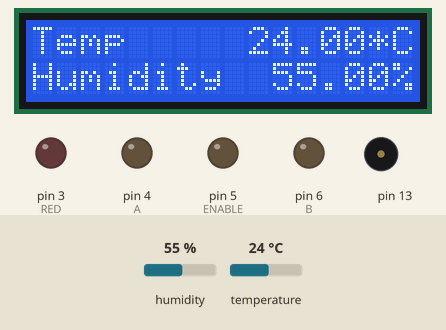
Recording of a sketch running on a simulated Arduino Uno, built with avr-gcc and run on an emulated ATmega328P. On the bench: 16×2 character LCD, output pins drawn as LEDs (lit = HIGH), buzzer (waves = sounding). The test bench sets the inputs (shaded band); at power-on: temperature 24 °C, humidity 55 %.

Above: at 9.2 s.
9.3 s: temperature set to 28 °C
At 22.3 s:
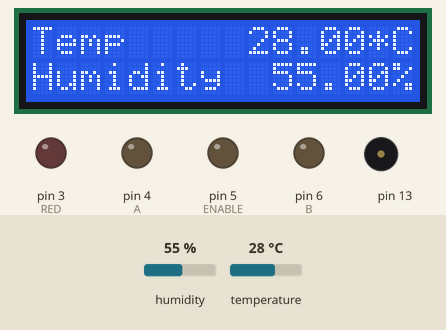
22.6 s: temperature set to 31 °C
At 36.5 s:
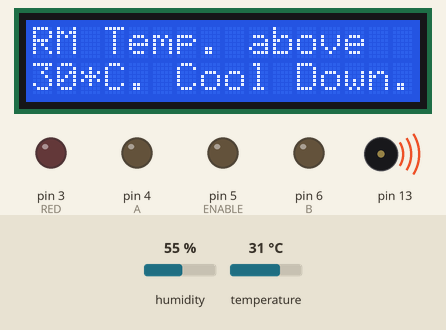
36.6 s: temperature set to 12 °C
At 46.5 s:
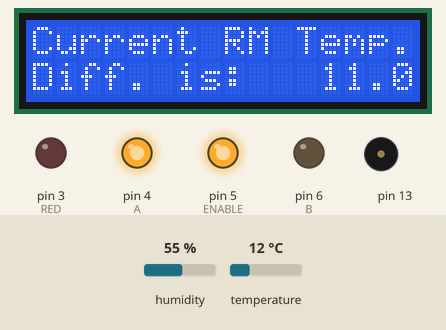
50.6 s: temperature set to 33 °C
At 58.6 s:
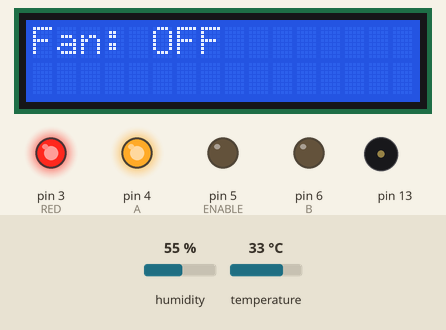
Timing chart, 0 to 76.7 s (numbered marks = the images above; inputs shaded):
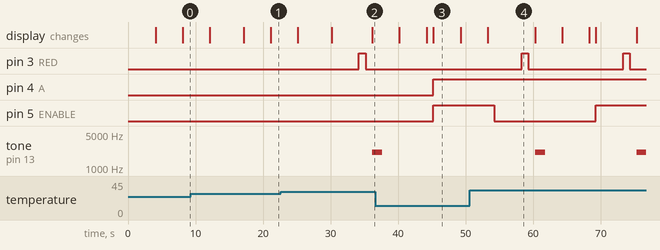

The sketch:

Project_H.ino
```cpp
#include <LiquidCrystal.h>
#include "DHT.h"
#include "pitches.h"

#define DHTPIN 2
#define DHTTYPE DHT11
#define RED 3

#define ENABLE 5
#define A 4
#define B 6

LiquidCrystal lcd(7, 8, 9, 10, 11, 12);
DHT dht(DHTPIN, DHTTYPE);

/*
problems
led does not respond in setup
place the fan in*/
void setup() {
  // put your setup code here, to run once:
  pinMode(RED, OUTPUT);

  /*int i;
  for (i = 0; i > 4; i++) {
    digitalWrite(RED, HIGH);
    delay(500);
    digitalWrite(RED, LOW);
    delay(500);
  }*/
  lcd.begin(16, 2);
  dht.begin();

  lcd.clear();
  lcd.setCursor(0, 0);
  lcd.print("Welcome to");
  lcd.setCursor(0, 1);
  lcd.print("Thermostat Labs");
  delay(4000);
  lcd.clear();
  lcd.print("1.2.2018 Edition");
  delay(4000);

  pinMode(ENABLE,OUTPUT);
  pinMode(A,OUTPUT);
  pinMode(B,OUTPUT);

}

void loop() {
  // put your main code here, to run repeatedly:
  digitalWrite(RED, LOW);

  int currtime = millis();
  int setmain = 60000;

  float h = dht.readHumidity();
  float f = dht.readTemperature(true);

  if (isnan(h) || isnan(f)) {
    lcd.setCursor(0, 0);
    lcd.print("ERROR");
    tone(13, NOTE_C5, 1000);
    digitalWrite(RED, HIGH);
    delay(1000);
    return;
  }

  float c = (5.00 / 9.00) * (f - 32.00);


  if (c >= 30.00) {
    digitalWrite(RED, HIGH);
    delay(1000);
    digitalWrite(RED, LOW);
    delay(1000);
    tone(13, NOTE_C7, 1500);

    lcd.clear();
    lcd.setCursor(0, 0);
    lcd.print("RM Temp. above  ");
    lcd.setCursor(0, 1);
    lcd.print("30*C. Cool Down.");
    delay(4000);

  }
  lcd.clear();
  lcd.setCursor(0, 0);
  lcd.print("Temp          *C");
  lcd.setCursor(0, 1);
  lcd.print("Humidity       %");
  lcd.setCursor(9, 0);
  lcd.print(c);
  lcd.setCursor(10, 1);
  lcd.print(h);

  delay(4000);

  fan(c,h);
  systemcool(currtime,setmain);

  if (c >= 20.00) {
    float netres = c - 20.00;

    lcd.clear();
    lcd.setCursor(0, 0);
    lcd.print("Current RM Temp.");
    lcd.setCursor(0, 1);
    lcd.print("Diff. is:       ");
    lcd.setCursor(12, 1);
    lcd.print(netres);
    delay(4000);
  }

}

void fan(float c,float h){
  if(c >= 30.00){
    lcd.clear();
    lcd.print("Fan: ON");
    delay(1000);
    digitalWrite(ENABLE,HIGH);
    digitalWrite(A,HIGH);
    digitalWrite(B,LOW);
    if(c < 30.00){
      lcd.clear();
      lcd.print("Fan: OFF");
      delay(1000);
      int j;
      for(j = 255; j <= 0;j--){
        analogWrite(ENABLE,j);
        delay(200);
      }
    }

  }else if(h >= 70.00){
    lcd.clear();
    lcd.print("Fan: ON");
    delay(1000);
    digitalWrite(ENABLE,HIGH);
    digitalWrite(A,HIGH);
    digitalWrite(B,LOW);
    if(h < 70.00){
      lcd.clear();
      lcd.print("Fan: OFF");
      delay(1000);
      int k;
      for(k = 255; k <= 0;k--){
        analogWrite(ENABLE,k);
        delay(200);
      }
    }
  }else{
    lcd.clear();
    lcd.print("Fan: OFF");
    delay(1000);
    digitalWrite(ENABLE,LOW);
    delay(4000);
  }
}

void systemcool(int setmain,int currtime){
  if(currtime == setmain){
    digitalWrite(ENABLE,HIGH);
    digitalWrite(A,LOW);
    digitalWrite(B,HIGH);
    delay(10000);
    digitalWrite(B,LOW);
    delay(200);
    setmain += 60000;
  }


}
```

pitches.h
```cpp
#define NOTE_B0  31
#define NOTE_C1  33
#define NOTE_CS1 35
#define NOTE_D1  37
#define NOTE_DS1 39
#define NOTE_E1  41
#define NOTE_F1  44
#define NOTE_FS1 46
#define NOTE_G1  49
#define NOTE_GS1 52
#define NOTE_A1  55
#define NOTE_AS1 58
#define NOTE_B1  62
#define NOTE_C2  65
#define NOTE_CS2 69
#define NOTE_D2  73
#define NOTE_DS2 78
#define NOTE_E2  82
#define NOTE_F2  87
#define NOTE_FS2 93
#define NOTE_G2  98
#define NOTE_GS2 104
#define NOTE_A2  110
#define NOTE_AS2 117
#define NOTE_B2  123
#define NOTE_C3  131
#define NOTE_CS3 139
#define NOTE_D3  147
#define NOTE_DS3 156
#define NOTE_E3  165
#define NOTE_F3  175
#define NOTE_FS3 185
#define NOTE_G3  196
#define NOTE_GS3 208
#define NOTE_A3  220
#define NOTE_AS3 233
#define NOTE_B3  247
#define NOTE_C4  262
#define NOTE_CS4 277
#define NOTE_D4  294
#define NOTE_DS4 311
#define NOTE_E4  330
#define NOTE_F4  349
#define NOTE_FS4 370
#define NOTE_G4  392
#define NOTE_GS4 415
#define NOTE_A4  440
#define NOTE_AS4 466
#define NOTE_B4  494
#define NOTE_C5  523
#define NOTE_CS5 554
#define NOTE_D5  587
#define NOTE_DS5 622
#define NOTE_E5  659
#define NOTE_F5  698
#define NOTE_FS5 740
#define NOTE_G5  784
#define NOTE_GS5 831
#define NOTE_A5  880
#define NOTE_AS5 932
#define NOTE_B5  988
#define NOTE_C6  1047
#define NOTE_CS6 1109
#define NOTE_D6  1175
#define NOTE_DS6 1245
#define NOTE_E6  1319
#define NOTE_F6  1397
#define NOTE_FS6 1480
#define NOTE_G6  1568
#define NOTE_GS6 1661
#define NOTE_A6  1760
#define NOTE_AS6 1865
#define NOTE_B6  1976
#define NOTE_C7  2093
#define NOTE_CS7 2217
#define NOTE_D7  2349
#define NOTE_DS7 2489
#define NOTE_E7  2637
#define NOTE_F7  2794
#define NOTE_FS7 2960
#define NOTE_G7  3136
#define NOTE_GS7 3322
#define NOTE_A7  3520
#define NOTE_AS7 3729
#define NOTE_B7  3951
#define NOTE_C8  4186
#define NOTE_CS8 4435
#define NOTE_D8  4699
#define NOTE_DS8 4978
```

Measured:
- the behaviour switches between 29 and 30 °C on temperature (found by bisection; images 1 and 2)
- after the input at 22.6 s, pin 3 (RED): LOW → HIGH after 11.6 s, → LOW 1.0 s later; tone on pin 13: silent → 2093 Hz after 13.6 s
- after the input at 36.6 s, pin 3 (RED): stays LOW (without the input it goes to HIGH after 12.6 s)
- after the input at 50.6 s, pin 3 (RED): alternates HIGH for 1.0 s and LOW for 14.0 s, starting after 7.7 s; tone on pin 13: silent → 2093 Hz after 9.7 s, → silent 1.5 s later, → 2093 Hz 13.6 s later
- what the display in image 3 shows lasts 4.0 s, from 45.2 s to 49.2 s
